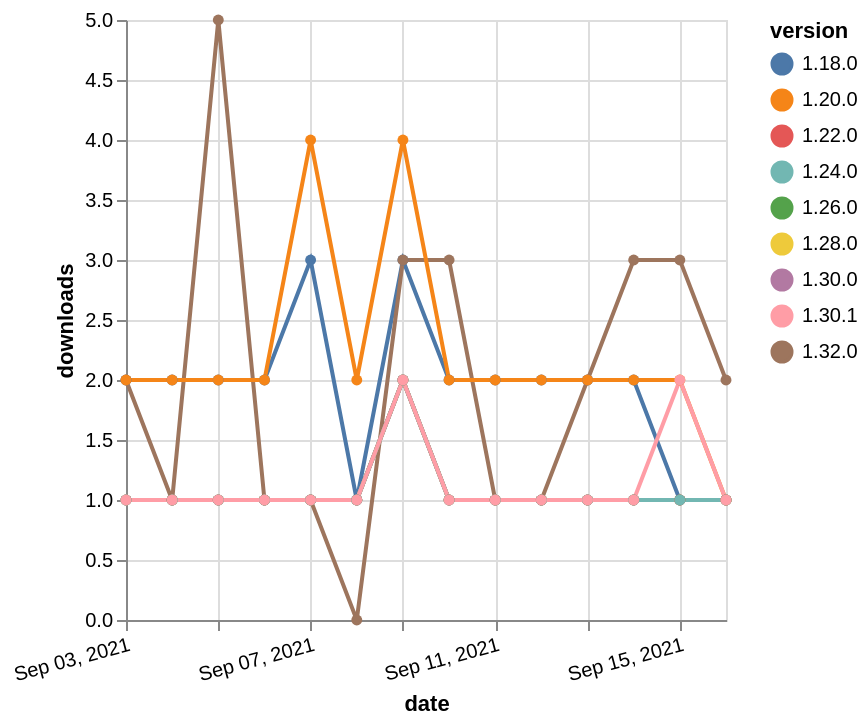

Specify this chart in Vega-Lite:
### Vega-Lite specification from a JSON file in a GitHub repository (floating-point values rounded to 4 significant figures)
{"$schema": "https://vega.github.io/schema/vega-lite/v5.json", "description": "A simple bar chart with embedded data.", "data": {"values": [{"date": "2021-09-03", "total": 2326, "delta": 2, "version": "1.18.0"}, {"date": "2021-09-04", "total": 2328, "delta": 2, "version": "1.18.0"}, {"date": "2021-09-05", "total": 2330, "delta": 2, "version": "1.18.0"}, {"date": "2021-09-06", "total": 2332, "delta": 2, "version": "1.18.0"}, {"date": "2021-09-07", "total": 2335, "delta": 3, "version": "1.18.0"}, {"date": "2021-09-08", "total": 2336, "delta": 1, "version": "1.18.0"}, {"date": "2021-09-09", "total": 2339, "delta": 3, "version": "1.18.0"}, {"date": "2021-09-10", "total": 2341, "delta": 2, "version": "1.18.0"}, {"date": "2021-09-11", "total": 2343, "delta": 2, "version": "1.18.0"}, {"date": "2021-09-12", "total": 2345, "delta": 2, "version": "1.18.0"}, {"date": "2021-09-13", "total": 2347, "delta": 2, "version": "1.18.0"}, {"date": "2021-09-14", "total": 2349, "delta": 2, "version": "1.18.0"}, {"date": "2021-09-15", "total": 2350, "delta": 1, "version": "1.18.0"}, {"date": "2021-09-16", "total": 2351, "delta": 1, "version": "1.18.0"}, {"date": "2021-09-03", "total": 143, "delta": 2, "version": "1.32.0"}, {"date": "2021-09-04", "total": 144, "delta": 1, "version": "1.32.0"}, {"date": "2021-09-05", "total": 149, "delta": 5, "version": "1.32.0"}, {"date": "2021-09-06", "total": 150, "delta": 1, "version": "1.32.0"}, {"date": "2021-09-07", "total": 151, "delta": 1, "version": "1.32.0"}, {"date": "2021-09-08", "total": 151, "delta": 0, "version": "1.32.0"}, {"date": "2021-09-09", "total": 154, "delta": 3, "version": "1.32.0"}, {"date": "2021-09-10", "total": 157, "delta": 3, "version": "1.32.0"}, {"date": "2021-09-11", "total": 158, "delta": 1, "version": "1.32.0"}, {"date": "2021-09-12", "total": 159, "delta": 1, "version": "1.32.0"}, {"date": "2021-09-13", "total": 161, "delta": 2, "version": "1.32.0"}, {"date": "2021-09-14", "total": 164, "delta": 3, "version": "1.32.0"}, {"date": "2021-09-15", "total": 167, "delta": 3, "version": "1.32.0"}, {"date": "2021-09-16", "total": 169, "delta": 2, "version": "1.32.0"}, {"date": "2021-09-03", "total": 255, "delta": 1, "version": "1.22.0"}, {"date": "2021-09-04", "total": 256, "delta": 1, "version": "1.22.0"}, {"date": "2021-09-05", "total": 257, "delta": 1, "version": "1.22.0"}, {"date": "2021-09-06", "total": 258, "delta": 1, "version": "1.22.0"}, {"date": "2021-09-07", "total": 259, "delta": 1, "version": "1.22.0"}, {"date": "2021-09-08", "total": 260, "delta": 1, "version": "1.22.0"}, {"date": "2021-09-09", "total": 262, "delta": 2, "version": "1.22.0"}, {"date": "2021-09-10", "total": 263, "delta": 1, "version": "1.22.0"}, {"date": "2021-09-11", "total": 264, "delta": 1, "version": "1.22.0"}, {"date": "2021-09-12", "total": 265, "delta": 1, "version": "1.22.0"}, {"date": "2021-09-13", "total": 266, "delta": 1, "version": "1.22.0"}, {"date": "2021-09-14", "total": 267, "delta": 1, "version": "1.22.0"}, {"date": "2021-09-15", "total": 268, "delta": 1, "version": "1.22.0"}, {"date": "2021-09-16", "total": 269, "delta": 1, "version": "1.22.0"}, {"date": "2021-09-03", "total": 179, "delta": 1, "version": "1.28.0"}, {"date": "2021-09-04", "total": 180, "delta": 1, "version": "1.28.0"}, {"date": "2021-09-05", "total": 181, "delta": 1, "version": "1.28.0"}, {"date": "2021-09-06", "total": 182, "delta": 1, "version": "1.28.0"}, {"date": "2021-09-07", "total": 183, "delta": 1, "version": "1.28.0"}, {"date": "2021-09-08", "total": 184, "delta": 1, "version": "1.28.0"}, {"date": "2021-09-09", "total": 186, "delta": 2, "version": "1.28.0"}, {"date": "2021-09-10", "total": 187, "delta": 1, "version": "1.28.0"}, {"date": "2021-09-11", "total": 188, "delta": 1, "version": "1.28.0"}, {"date": "2021-09-12", "total": 189, "delta": 1, "version": "1.28.0"}, {"date": "2021-09-13", "total": 190, "delta": 1, "version": "1.28.0"}, {"date": "2021-09-14", "total": 191, "delta": 1, "version": "1.28.0"}, {"date": "2021-09-15", "total": 192, "delta": 1, "version": "1.28.0"}, {"date": "2021-09-16", "total": 193, "delta": 1, "version": "1.28.0"}, {"date": "2021-09-03", "total": 210, "delta": 1, "version": "1.26.0"}, {"date": "2021-09-04", "total": 211, "delta": 1, "version": "1.26.0"}, {"date": "2021-09-05", "total": 212, "delta": 1, "version": "1.26.0"}, {"date": "2021-09-06", "total": 213, "delta": 1, "version": "1.26.0"}, {"date": "2021-09-07", "total": 214, "delta": 1, "version": "1.26.0"}, {"date": "2021-09-08", "total": 215, "delta": 1, "version": "1.26.0"}, {"date": "2021-09-09", "total": 217, "delta": 2, "version": "1.26.0"}, {"date": "2021-09-10", "total": 218, "delta": 1, "version": "1.26.0"}, {"date": "2021-09-11", "total": 219, "delta": 1, "version": "1.26.0"}, {"date": "2021-09-12", "total": 220, "delta": 1, "version": "1.26.0"}, {"date": "2021-09-13", "total": 221, "delta": 1, "version": "1.26.0"}, {"date": "2021-09-14", "total": 222, "delta": 1, "version": "1.26.0"}, {"date": "2021-09-15", "total": 223, "delta": 1, "version": "1.26.0"}, {"date": "2021-09-16", "total": 224, "delta": 1, "version": "1.26.0"}, {"date": "2021-09-03", "total": 2502, "delta": 2, "version": "1.20.0"}, {"date": "2021-09-04", "total": 2504, "delta": 2, "version": "1.20.0"}, {"date": "2021-09-05", "total": 2506, "delta": 2, "version": "1.20.0"}, {"date": "2021-09-06", "total": 2508, "delta": 2, "version": "1.20.0"}, {"date": "2021-09-07", "total": 2512, "delta": 4, "version": "1.20.0"}, {"date": "2021-09-08", "total": 2514, "delta": 2, "version": "1.20.0"}, {"date": "2021-09-09", "total": 2518, "delta": 4, "version": "1.20.0"}, {"date": "2021-09-10", "total": 2520, "delta": 2, "version": "1.20.0"}, {"date": "2021-09-11", "total": 2522, "delta": 2, "version": "1.20.0"}, {"date": "2021-09-12", "total": 2524, "delta": 2, "version": "1.20.0"}, {"date": "2021-09-13", "total": 2526, "delta": 2, "version": "1.20.0"}, {"date": "2021-09-14", "total": 2528, "delta": 2, "version": "1.20.0"}, {"date": "2021-09-15", "total": 2530, "delta": 2, "version": "1.20.0"}, {"date": "2021-09-16", "total": 2531, "delta": 1, "version": "1.20.0"}, {"date": "2021-09-03", "total": 177, "delta": 1, "version": "1.30.0"}, {"date": "2021-09-04", "total": 178, "delta": 1, "version": "1.30.0"}, {"date": "2021-09-05", "total": 179, "delta": 1, "version": "1.30.0"}, {"date": "2021-09-06", "total": 180, "delta": 1, "version": "1.30.0"}, {"date": "2021-09-07", "total": 181, "delta": 1, "version": "1.30.0"}, {"date": "2021-09-08", "total": 182, "delta": 1, "version": "1.30.0"}, {"date": "2021-09-09", "total": 184, "delta": 2, "version": "1.30.0"}, {"date": "2021-09-10", "total": 185, "delta": 1, "version": "1.30.0"}, {"date": "2021-09-11", "total": 186, "delta": 1, "version": "1.30.0"}, {"date": "2021-09-12", "total": 187, "delta": 1, "version": "1.30.0"}, {"date": "2021-09-13", "total": 188, "delta": 1, "version": "1.30.0"}, {"date": "2021-09-14", "total": 189, "delta": 1, "version": "1.30.0"}, {"date": "2021-09-15", "total": 190, "delta": 1, "version": "1.30.0"}, {"date": "2021-09-16", "total": 191, "delta": 1, "version": "1.30.0"}, {"date": "2021-09-03", "total": 201, "delta": 1, "version": "1.24.0"}, {"date": "2021-09-04", "total": 202, "delta": 1, "version": "1.24.0"}, {"date": "2021-09-05", "total": 203, "delta": 1, "version": "1.24.0"}, {"date": "2021-09-06", "total": 204, "delta": 1, "version": "1.24.0"}, {"date": "2021-09-07", "total": 205, "delta": 1, "version": "1.24.0"}, {"date": "2021-09-08", "total": 206, "delta": 1, "version": "1.24.0"}, {"date": "2021-09-09", "total": 208, "delta": 2, "version": "1.24.0"}, {"date": "2021-09-10", "total": 209, "delta": 1, "version": "1.24.0"}, {"date": "2021-09-11", "total": 210, "delta": 1, "version": "1.24.0"}, {"date": "2021-09-12", "total": 211, "delta": 1, "version": "1.24.0"}, {"date": "2021-09-13", "total": 212, "delta": 1, "version": "1.24.0"}, {"date": "2021-09-14", "total": 213, "delta": 1, "version": "1.24.0"}, {"date": "2021-09-15", "total": 214, "delta": 1, "version": "1.24.0"}, {"date": "2021-09-16", "total": 215, "delta": 1, "version": "1.24.0"}, {"date": "2021-09-03", "total": 142, "delta": 1, "version": "1.30.1"}, {"date": "2021-09-04", "total": 143, "delta": 1, "version": "1.30.1"}, {"date": "2021-09-05", "total": 144, "delta": 1, "version": "1.30.1"}, {"date": "2021-09-06", "total": 145, "delta": 1, "version": "1.30.1"}, {"date": "2021-09-07", "total": 146, "delta": 1, "version": "1.30.1"}, {"date": "2021-09-08", "total": 147, "delta": 1, "version": "1.30.1"}, {"date": "2021-09-09", "total": 149, "delta": 2, "version": "1.30.1"}, {"date": "2021-09-10", "total": 150, "delta": 1, "version": "1.30.1"}, {"date": "2021-09-11", "total": 151, "delta": 1, "version": "1.30.1"}, {"date": "2021-09-12", "total": 152, "delta": 1, "version": "1.30.1"}, {"date": "2021-09-13", "total": 153, "delta": 1, "version": "1.30.1"}, {"date": "2021-09-14", "total": 154, "delta": 1, "version": "1.30.1"}, {"date": "2021-09-15", "total": 156, "delta": 2, "version": "1.30.1"}, {"date": "2021-09-16", "total": 157, "delta": 1, "version": "1.30.1"}]}, "width": "container", "mark": {"type": "line", "point": {"filled": true}}, "encoding": {"x": {"field": "date", "type": "temporal", "timeUnit": "yearmonthdate", "title": "date", "axis": {"labelAngle": -15}}, "y": {"field": "delta", "type": "quantitative", "title": "downloads"}, "color": {"field": "version", "type": "nominal"}, "tooltip": {"field": "delta"}}}
